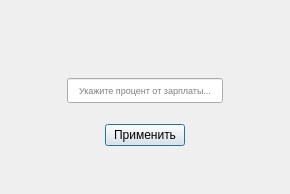
<?xml version="1.0" encoding="UTF-8"?>
<ui version="4.0">
 <class>Dialog</class>
 <widget class="QDialog" name="Dialog">
  <property name="geometry">
   <rect>
    <x>0</x>
    <y>0</y>
    <width>290</width>
    <height>194</height>
   </rect>
  </property>
  <property name="windowTitle">
   <string>Премия</string>
  </property>
  <layout class="QGridLayout" name="gridLayout">
   <item row="0" column="0">
    <layout class="QVBoxLayout" name="verticalLayout_5">
     <item>
      <spacer name="verticalSpacer">
       <property name="orientation">
        <enum>Qt::Vertical</enum>
       </property>
       <property name="sizeHint" stdset="0">
        <size>
         <width>20</width>
         <height>32</height>
        </size>
       </property>
      </spacer>
     </item>
     <item>
      <layout class="QVBoxLayout" name="verticalLayout_4">
       <property name="spacing">
        <number>18</number>
       </property>
       <item>
        <layout class="QHBoxLayout" name="horizontalLayout">
         <item>
          <spacer name="horizontalSpacer">
           <property name="orientation">
            <enum>Qt::Horizontal</enum>
           </property>
           <property name="sizeHint" stdset="0">
            <size>
             <width>40</width>
             <height>20</height>
            </size>
           </property>
          </spacer>
         </item>
         <item>
          <widget class="QLabel" name="label">
           <property name="font">
            <font>
             <pointsize>11</pointsize>
            </font>
           </property>
           <property name="text">
            <string/>
           </property>
          </widget>
         </item>
         <item>
          <spacer name="horizontalSpacer_2">
           <property name="orientation">
            <enum>Qt::Horizontal</enum>
           </property>
           <property name="sizeHint" stdset="0">
            <size>
             <width>40</width>
             <height>20</height>
            </size>
           </property>
          </spacer>
         </item>
        </layout>
       </item>
       <item>
        <layout class="QVBoxLayout" name="verticalLayout_3">
         <property name="spacing">
          <number>0</number>
         </property>
         <item>
          <layout class="QVBoxLayout" name="verticalLayout_2">
           <property name="spacing">
            <number>1</number>
           </property>
           <item>
            <layout class="QHBoxLayout" name="horizontalLayout_2">
             <item>
              <spacer name="horizontalSpacer_3">
               <property name="orientation">
                <enum>Qt::Horizontal</enum>
               </property>
               <property name="sizeHint" stdset="0">
                <size>
                 <width>40</width>
                 <height>20</height>
                </size>
               </property>
              </spacer>
             </item>
             <item>
              <layout class="QVBoxLayout" name="verticalLayout">
               <property name="spacing">
                <number>1</number>
               </property>
               <item>
                <widget class="QLineEdit" name="lineEdit">
                 <property name="minimumSize">
                  <size>
                   <width>156</width>
                   <height>25</height>
                  </size>
                 </property>
                 <property name="font">
                  <font>
                   <pointsize>7</pointsize>
                  </font>
                 </property>
                 <property name="alignment">
                  <set>Qt::AlignCenter</set>
                 </property>
                 <property name="placeholderText">
                  <string>Укажите процент от зарплаты...</string>
                 </property>
                </widget>
               </item>
              </layout>
             </item>
             <item>
              <spacer name="horizontalSpacer_4">
               <property name="orientation">
                <enum>Qt::Horizontal</enum>
               </property>
               <property name="sizeHint" stdset="0">
                <size>
                 <width>40</width>
                 <height>20</height>
                </size>
               </property>
              </spacer>
             </item>
            </layout>
           </item>
           <item>
            <layout class="QHBoxLayout" name="horizontalLayout_3">
             <item>
              <spacer name="horizontalSpacer_5">
               <property name="orientation">
                <enum>Qt::Horizontal</enum>
               </property>
               <property name="sizeHint" stdset="0">
                <size>
                 <width>40</width>
                 <height>20</height>
                </size>
               </property>
              </spacer>
             </item>
             <item>
              <widget class="QLabel" name="label_3">
               <property name="text">
                <string/>
               </property>
              </widget>
             </item>
             <item>
              <spacer name="horizontalSpacer_6">
               <property name="orientation">
                <enum>Qt::Horizontal</enum>
               </property>
               <property name="sizeHint" stdset="0">
                <size>
                 <width>40</width>
                 <height>20</height>
                </size>
               </property>
              </spacer>
             </item>
            </layout>
           </item>
          </layout>
         </item>
         <item>
          <layout class="QHBoxLayout" name="horizontalLayout_4">
           <item>
            <spacer name="horizontalSpacer_7">
             <property name="orientation">
              <enum>Qt::Horizontal</enum>
             </property>
             <property name="sizeHint" stdset="0">
              <size>
               <width>40</width>
               <height>20</height>
              </size>
             </property>
            </spacer>
           </item>
           <item>
            <widget class="QPushButton" name="pushButton">
             <property name="text">
              <string>Применить</string>
             </property>
            </widget>
           </item>
           <item>
            <spacer name="horizontalSpacer_8">
             <property name="orientation">
              <enum>Qt::Horizontal</enum>
             </property>
             <property name="sizeHint" stdset="0">
              <size>
               <width>40</width>
               <height>20</height>
              </size>
             </property>
            </spacer>
           </item>
          </layout>
         </item>
        </layout>
       </item>
      </layout>
     </item>
     <item>
      <spacer name="verticalSpacer_2">
       <property name="orientation">
        <enum>Qt::Vertical</enum>
       </property>
       <property name="sizeHint" stdset="0">
        <size>
         <width>20</width>
         <height>40</height>
        </size>
       </property>
      </spacer>
     </item>
    </layout>
   </item>
  </layout>
 </widget>
 <resources/>
 <connections/>
</ui>
